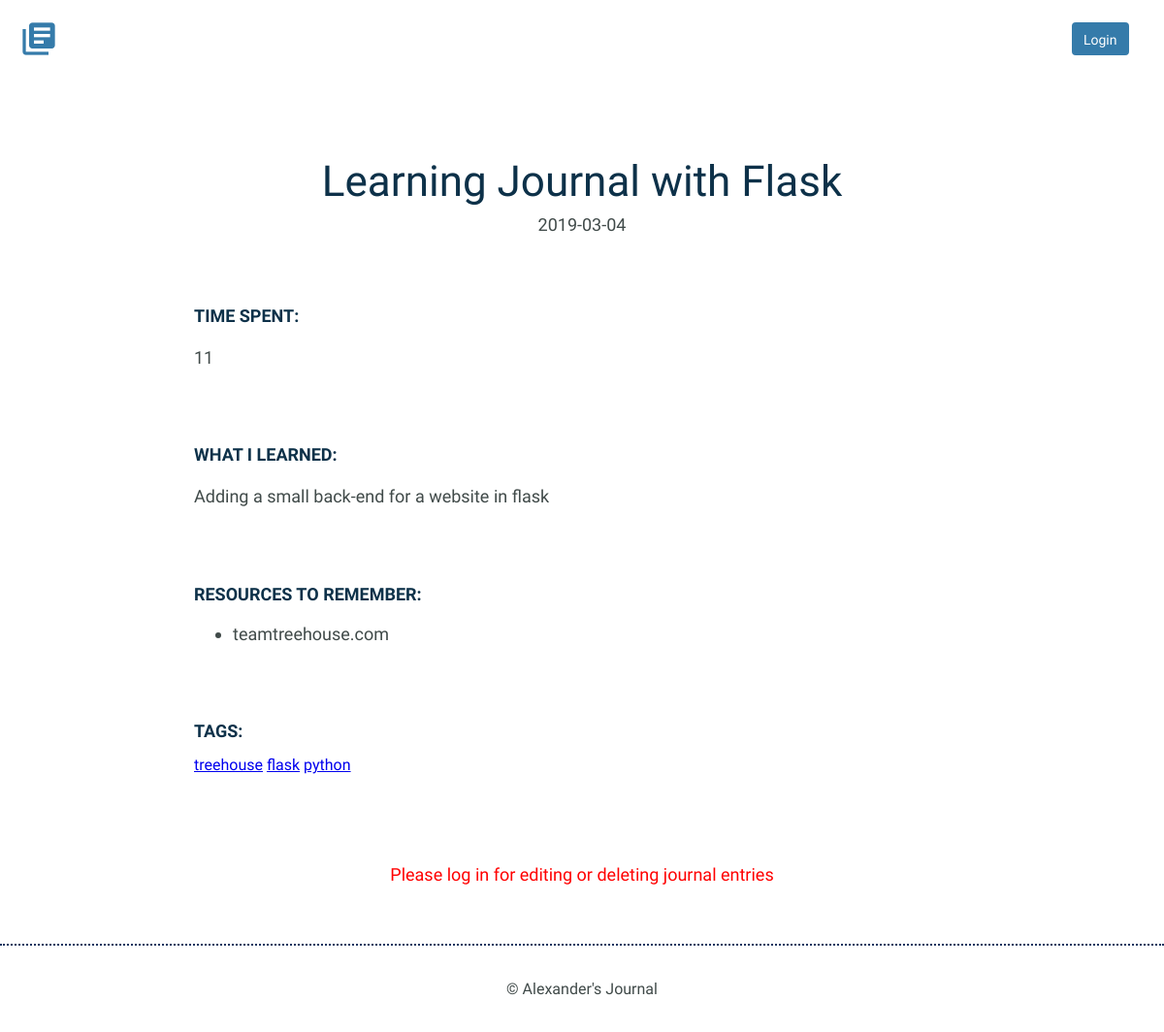
The app's page /entries/3/Learning-Journal-with-Flask with its own data.
### models.py (models this page shows)
class Entries(Model):
    title = CharField(max_length=250)
    date = DateTimeField(default=datetime.datetime.now)
    time_spent = IntegerField()
    learned = TextField()
    resources = TextField()
    tags = TextField()
    slug = CharField(max_length=500)
    class Meta:
        database = DATABASE
        order_by = ('-date',)

### app.py (the view)
@app.route('/entries/<int:entry_id>/<slug>')
def detail_page(entry_id, slug):
    entry = models.Entries.select().where(models.Entries.id == entry_id)
    for data in entry:
        tag = data.tags
        tag = tag.split()
        resource = data.resources
        resource = resource.split()
    return render_template('detail.html', entry=entry,
                           tag=tag, resource=resource)

### app.py (called while the page is built)
@app.before_request
def before_request():
    g.db = models.DATABASE
    g.db.connect()
    g.user = current_user

@app.after_request
def after_request(response):
    g.db.close()
    return response

### templates/detail.html (shortened to what this page needs)
<!DOCTYPE html>
<html>
    <head>
        <link rel="stylesheet" href="/static/css/normalize.css">
        <link rel="stylesheet" href="/static/css/site.css">
    </head>
    <body>
        <header>
            <div class="container">
                <div class="site-header">
                    <a class="logo" href="{{ url_for('index') }}"><i class="material-icons">library_books</i></a>
                    {% if current_user.is_authenticated %}
                    <a class="button icon-right" href="{{ url_for('new_entry') }}"><span>New Entry</span> <i class="material-icons">add</i></a>
                    <a class="button icon-right" style="padding-right: 10px; margin-right: 1%" href="{{ url_for('logout') }}"><span>Logout</span></a>
                    {% else %}
                    <a class="button icon-right" style="margin-left: 1%; margin-right: 1%; padding-right: 10px" href="{{ url_for('login') }}"><span>Login</span></a>
                    {% endif %}
                </div>
            </div>
        </header>
        {% for value in entry %}
        <section>
            <div class="container">
                <div class="entry-list single">
                    <article>
                        <h1>{{ value.title }}</h1>
                        <time datetime="2016-01-31">{{ value.date.strftime('%Y-%m-%d') }}</time>
                        <div class="entry">
                            <h3>Time Spent: </h3>
                            <p>{{ value.time_spent }}</p>
                        </div>
                        <div class="entry">
                            <h3>What I Learned:</h3>
                            <p>{{ value.learned }}</p>
                        </div>
                        <div class="entry">
                            <h3>Resources to Remember:</h3>
                            <ul>
                                {% for data in resource %}
                                <li>{{ data }}</li>
                                {% endfor %}
                            </ul>
                        </div>
                        <div class="entry">
                            <h3 style="margin-bottom: 2%">Tags:</h3>
                            {% for data in tag %}
                            <a href="{{ url_for('index', tag=data) }}">{{ data }}</a>
                            {% endfor %}
                        </div>
                    </article>
                </div>
            </div>
            {% if current_user.is_authenticated %}
            <div class="edit">
                <p><a href="{{ url_for('edit_entry', entry_id=value.id, slug=value.slug) }}">Edit Entry</a></p>
                <p><a href="{{ url_for('delete_entry', entry_id=value.id, slug=value.slug) }}">Delete Entry</a></p>
            </div>
            {% else %}
            <div>
                <p style="text-align: center; padding-bottom: 3%; color:red">Please log in for editing or deleting journal entries</p>
            </div>
            {% endif %}
        </section>
        {% endfor %}
        <footer>
            <div>
                &copy; Alexander's Journal
            </div>
        </footer>
    </body>
</html>

### static/css/site.css (style rules this page uses)
body { font-size: 16px; color: #404a49; font-family: 'Cousine', serif; font-weight: 400; }
.container { margin: 0 auto; padding: 0 25px; }
header .site-header { margin: 0 auto; height: 95px; }
header .logo i { color: #357baa; margin: 20px 0 0 -5px; float: left; font-size: 40px; }
header .button { float: right; margin: 33px 0 0 0; }
footer { text-align: center; padding: 35px 0; border-top: 2px dotted #16335f; }
.button { padding: 8px 10px 6px 10px; background: #357baa; border: 2px solid #357baa; border-radius: 4px; text-decoration: none; color: #FFF; position: relative; text-align: center; font-size: 14px; }
.button.icon-right { padding-right: 30px; top: -10px; }
h1, h2, h3 { margin: 0; font-weight: 400; line-height: 1em; color: rgb(13, 49, 73); }
h1 { font-size: 44px; margin-bottom: 12px; }
h3 { font-size: 18px; font-family: 'Work Sans', serif; font-weight: 600; text-transform: uppercase; }
p { line-height: 1.8em; font-size: 18px; }
ul li { line-height: 1.8em; font-size: 18px; }
.entry-list, .edit-entry, .new-entry { max-width: 800px; margin: 0 auto; padding: 70px 0 150px 0; }
.entry-list article { margin-bottom: 70px; text-align: center; }
.entry-list article:last-child { margin-bottom: 0; }
.entry-list.single { padding-bottom: 70px; }
.entry-list.single time { font-size: 18px; }
.entry { max-width: 800px; margin: 75px auto 0 auto; text-align: left; }
.entry p { margin-bottom: 40px; }

### records on screen
Entries: title "Learning Journal with Flask", date "2019-03-04", time_spent "11", learned "Adding a small back-end for a website in flask", resources "teamtreehouse.com", tag "treehouse" "flask" "python"
